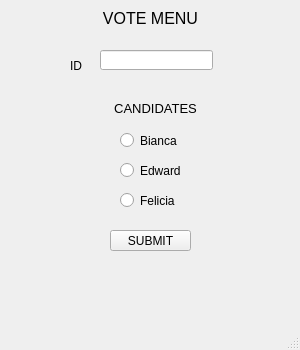
<?xml version="1.0" encoding="UTF-8"?>
<ui version="4.0">
 <class>MainWindow</class>
 <widget class="QMainWindow" name="MainWindow">
  <property name="geometry">
   <rect>
    <x>0</x>
    <y>0</y>
    <width>300</width>
    <height>350</height>
   </rect>
  </property>
  <property name="minimumSize">
   <size>
    <width>300</width>
    <height>350</height>
   </size>
  </property>
  <property name="maximumSize">
   <size>
    <width>300</width>
    <height>350</height>
   </size>
  </property>
  <property name="windowTitle">
   <string>Voting application</string>
  </property>
  <widget class="QWidget" name="centralwidget">
   <widget class="QLabel" name="label_vote">
    <property name="geometry">
     <rect>
      <x>100</x>
      <y>10</y>
      <width>101</width>
      <height>16</height>
     </rect>
    </property>
    <property name="font">
     <font>
      <pointsize>12</pointsize>
     </font>
    </property>
    <property name="text">
     <string>VOTE MENU</string>
    </property>
    <property name="alignment">
     <set>Qt::AlignCenter</set>
    </property>
   </widget>
   <widget class="QLabel" name="label_id">
    <property name="geometry">
     <rect>
      <x>70</x>
      <y>50</y>
      <width>21</width>
      <height>31</height>
     </rect>
    </property>
    <property name="font">
     <font>
      <pointsize>9</pointsize>
     </font>
    </property>
    <property name="text">
     <string>ID</string>
    </property>
   </widget>
   <widget class="QLineEdit" name="input_id">
    <property name="geometry">
     <rect>
      <x>100</x>
      <y>50</y>
      <width>113</width>
      <height>20</height>
     </rect>
    </property>
   </widget>
   <widget class="QLabel" name="label_candidates">
    <property name="geometry">
     <rect>
      <x>100</x>
      <y>100</y>
      <width>111</width>
      <height>16</height>
     </rect>
    </property>
    <property name="font">
     <font>
      <pointsize>10</pointsize>
     </font>
    </property>
    <property name="text">
     <string>CANDIDATES</string>
    </property>
    <property name="alignment">
     <set>Qt::AlignCenter</set>
    </property>
   </widget>
   <widget class="QRadioButton" name="radio_bianca">
    <property name="geometry">
     <rect>
      <x>120</x>
      <y>130</y>
      <width>62</width>
      <height>21</height>
     </rect>
    </property>
    <property name="text">
     <string>Bianca</string>
    </property>
    <attribute name="buttonGroup">
     <string notr="true">radio_group</string>
    </attribute>
   </widget>
   <widget class="QRadioButton" name="radio_edward">
    <property name="geometry">
     <rect>
      <x>120</x>
      <y>160</y>
      <width>62</width>
      <height>21</height>
     </rect>
    </property>
    <property name="text">
     <string>Edward</string>
    </property>
    <attribute name="buttonGroup">
     <string notr="true">radio_group</string>
    </attribute>
   </widget>
   <widget class="QRadioButton" name="radio_felicia">
    <property name="geometry">
     <rect>
      <x>120</x>
      <y>190</y>
      <width>62</width>
      <height>21</height>
     </rect>
    </property>
    <property name="text">
     <string>Felicia</string>
    </property>
    <attribute name="buttonGroup">
     <string notr="true">radio_group</string>
    </attribute>
   </widget>
   <widget class="QPushButton" name="button_submit">
    <property name="geometry">
     <rect>
      <x>110</x>
      <y>230</y>
      <width>81</width>
      <height>21</height>
     </rect>
    </property>
    <property name="text">
     <string>SUBMIT</string>
    </property>
   </widget>
   <widget class="QLabel" name="label_result">
    <property name="geometry">
     <rect>
      <x>70</x>
      <y>250</y>
      <width>171</width>
      <height>21</height>
     </rect>
    </property>
    <property name="font">
     <font>
      <pointsize>10</pointsize>
     </font>
    </property>
    <property name="text">
     <string> </string>
    </property>
    <property name="alignment">
     <set>Qt::AlignCenter</set>
    </property>
   </widget>
  </widget>
  <widget class="QMenuBar" name="menubar">
   <property name="geometry">
    <rect>
     <x>0</x>
     <y>0</y>
     <width>300</width>
     <height>18</height>
    </rect>
   </property>
  </widget>
  <widget class="QStatusBar" name="statusbar"/>
 </widget>
 <resources/>
 <connections/>
 <buttongroups>
  <buttongroup name="radio_group"/>
 </buttongroups>
</ui>
